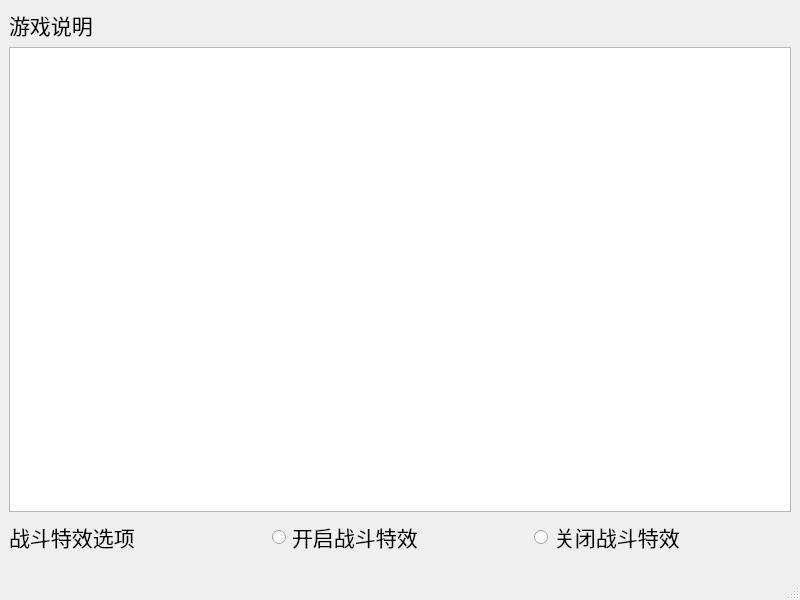
<?xml version="1.0" encoding="UTF-8"?>
<ui version="4.0">
 <class>suggestion</class>
 <widget class="QMainWindow" name="suggestion">
  <property name="geometry">
   <rect>
    <x>0</x>
    <y>0</y>
    <width>800</width>
    <height>600</height>
   </rect>
  </property>
  <property name="font">
   <font>
    <family>华文新魏</family>
    <pointsize>16</pointsize>
   </font>
  </property>
  <property name="windowTitle">
   <string>MainWindow</string>
  </property>
  <widget class="QWidget" name="centralwidget">
   <layout class="QVBoxLayout" name="verticalLayout">
    <item>
     <widget class="QLabel" name="label">
      <property name="text">
       <string>游戏说明</string>
      </property>
     </widget>
    </item>
    <item>
     <widget class="QTextBrowser" name="textBrowser"/>
    </item>
    <item>
     <layout class="QHBoxLayout" name="horizontalLayout">
      <item>
       <widget class="QLabel" name="label_2">
        <property name="text">
         <string>战斗特效选项</string>
        </property>
       </widget>
      </item>
      <item>
       <widget class="QRadioButton" name="radioButton">
        <property name="text">
         <string>开启战斗特效</string>
        </property>
       </widget>
      </item>
      <item>
       <widget class="QRadioButton" name="radioButton_2">
        <property name="text">
         <string>关闭战斗特效</string>
        </property>
       </widget>
      </item>
     </layout>
    </item>
   </layout>
  </widget>
  <widget class="QMenuBar" name="menubar">
   <property name="geometry">
    <rect>
     <x>0</x>
     <y>0</y>
     <width>800</width>
     <height>33</height>
    </rect>
   </property>
  </widget>
  <widget class="QStatusBar" name="statusbar"/>
 </widget>
 <resources/>
 <connections/>
</ui>
